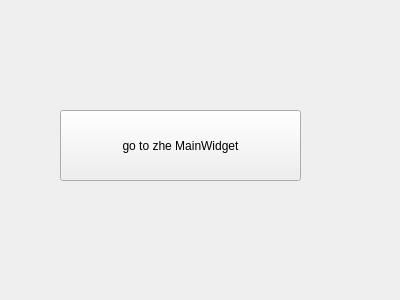
<?xml version="1.0" encoding="UTF-8"?>
<ui version="4.0">
 <class>Widget</class>
 <widget class="QWidget" name="Widget">
  <property name="geometry">
   <rect>
    <x>0</x>
    <y>0</y>
    <width>400</width>
    <height>300</height>
   </rect>
  </property>
  <property name="windowTitle">
   <string>Widget</string>
  </property>
  <widget class="QPushButton" name="pushButton">
   <property name="geometry">
    <rect>
     <x>60</x>
     <y>110</y>
     <width>241</width>
     <height>71</height>
    </rect>
   </property>
   <property name="text">
    <string>go to zhe MainWidget</string>
   </property>
  </widget>
 </widget>
 <layoutdefault spacing="6" margin="11"/>
 <resources/>
 <connections/>
</ui>
